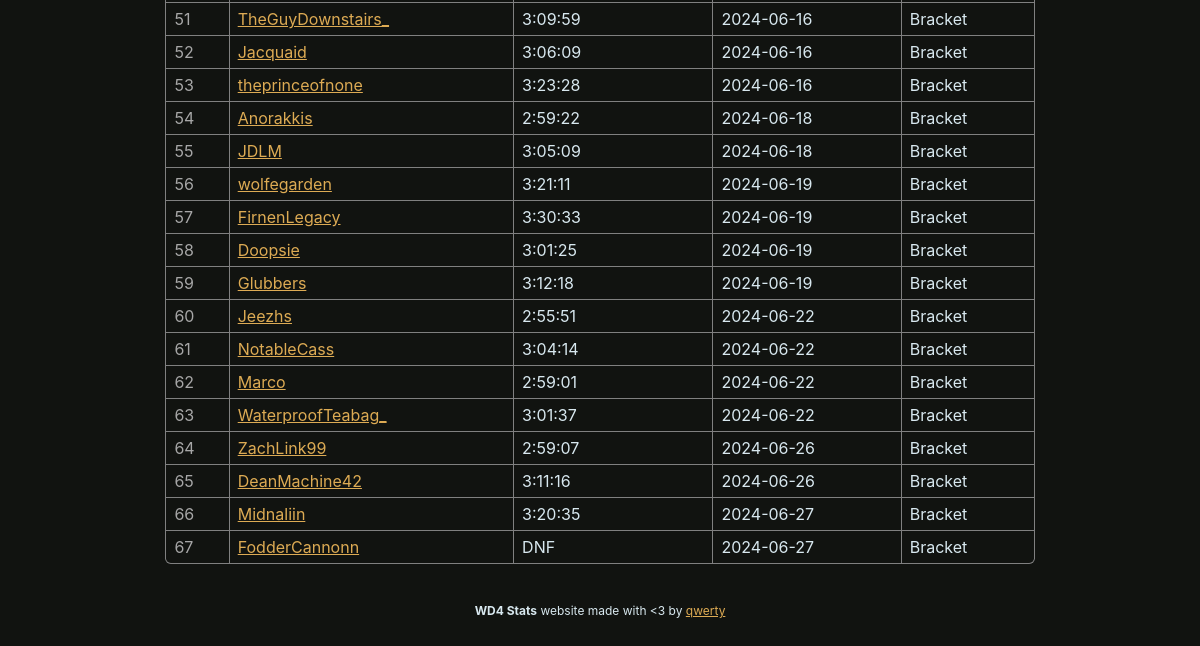
/runs (lower part), run on an earlier commit of the app's database.
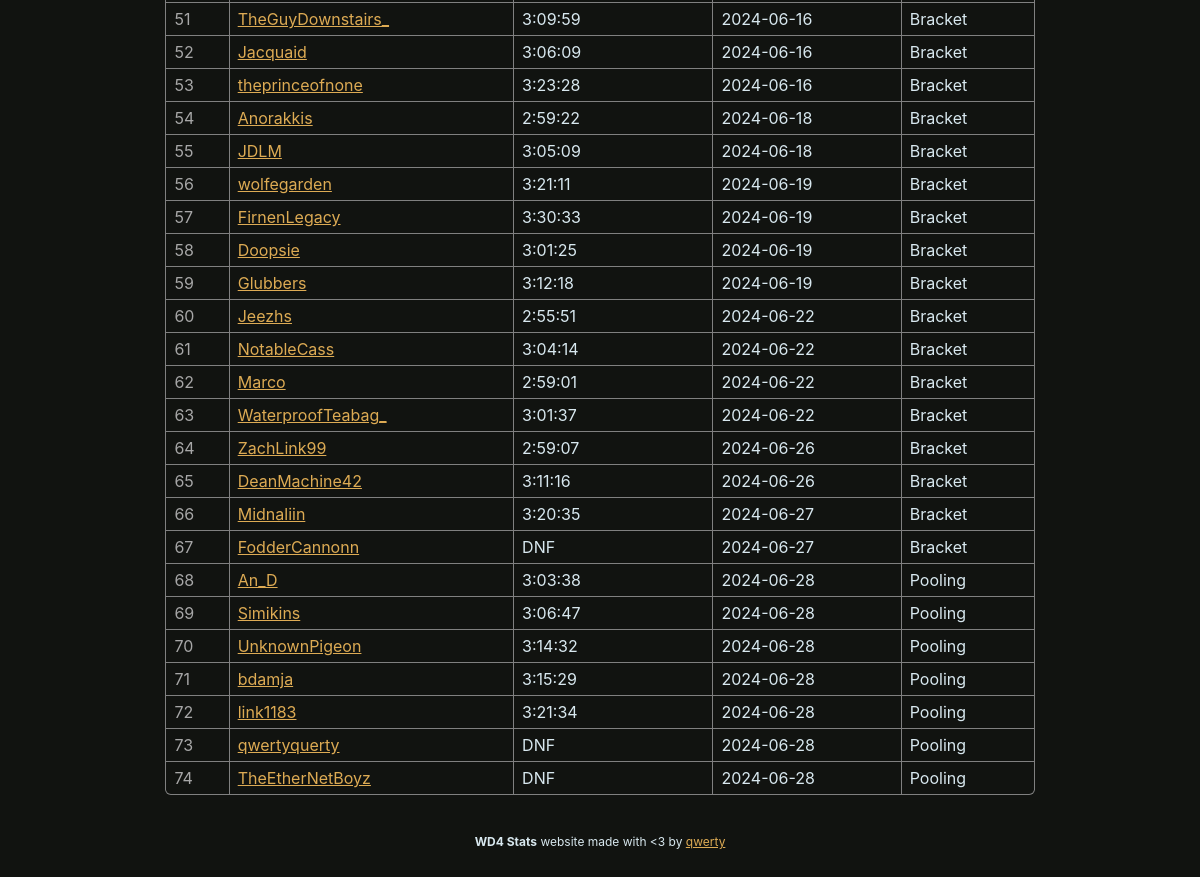
And on a later commit of the database.
### wd4.py (models this page shows, shortened)
class BaseModel(Model):
    class Meta:
        database = db

class Runs(BaseModel):
    player = CharField(32)
    time = FloatField()
    id = IntegerField()
    date = DateField()
    flags = IntegerField()
    phase = IntegerField()
    event = IntegerField()
    zelda_swoops = IntegerField()
    zelda_triangles = IntegerField()
    def format_time(self):
        return format_time(self.time) if not self.dnf() else "DNF"
    def format_phase(self):
        return ["Seeding", "Pooling", "Bracket"][self.phase]
    def dnf(self):
        return self.flags & RUN_FLAG_DNF
    def pb(self):
        return self.flags & RUN_FLAG_PB

### wd4.py (the view)
@app.route("/runs")
def page_runs():
    sort = request.args.get("sort", default="id")
    runs = Runs.select()
    if sort in Runs._meta.sorted_field_names:
        runs = runs.order_by(
            getattr(Runs, sort).asc()
        )
    return render_template("runs.html", **globals(), runs=runs, sort=sort)

### wd4.py (called while the page is built)
def format_time(time):
    return str(timedelta(seconds=time))

### templates/runs.html (shortened to what this page needs)
{% extends "layout.html" %}
{% block content %}
    <table>
        {% for run in runs %}
        <tr>
            <td style="color: var(--hint-color);">
                {{ run.id }}
            </td>
            <td>
                {{ link_name(run.player) }}
            </td>
            <td {% if run.pb() %}style="color: var(--win-color)"{% endif %}>
                {{ run.format_time() }} {% if run.pb() %}<span style="color: var(--border-color);">(PB!)</span>{% endif %}
            </td>
            <td>
                {{ run.date | string }}
            </td>
            <td>
                {{ run.format_phase() }}
            </td>
        </tr>
        {% endfor %}
    </table>
{% endblock %}

### templates/layout.html (shortened to what this page needs)
{% macro link_name(name) -%}<a href="https://speedrun.com/User/{{ name }}">{{ name }}</a>{% endmacro %}
<html lang="en">
    <head>
        <link rel="stylesheet" href="static/css/brackets-viewer.min.css" />
        <link rel="stylesheet" href="static/css/dark.css" />
    </head>
    <body>
        {% block content %}
        {% endblock %}
        <footer class="footer">
            <div style="text-align: center;">
                <strong>WD4 Stats</strong> website made with &lt;3 by <a href="https://github.com/qwertyquerty">qwerty</a>
            </div>
        </footer>
    </body>
</html>

What changed in the data, as far as the page shows it:
added Runs: id "68", player "An_D", format_time "3:03:38", date "2024-06-28", format_phase "Pooling"
added Runs: id "69", player "Simikins", format_time "3:06:47", date "2024-06-28", format_phase "Pooling"
added Runs: id "70", player "UnknownPigeon", format_time "3:14:32", date "2024-06-28", format_phase "Pooling"
added Runs: id "71", player "bdamja", format_time "3:15:29", date "2024-06-28", format_phase "Pooling"
added Runs: id "72", player "link1183", format_time "3:21:34", date "2024-06-28", format_phase "Pooling"
added Runs: id "73", player "qwertyquerty", format_time "DNF", date "2024-06-28", format_phase "Pooling"
added Runs: id "74", player "TheEtherNetBoyz", format_time "DNF", date "2024-06-28", format_phase "Pooling"
